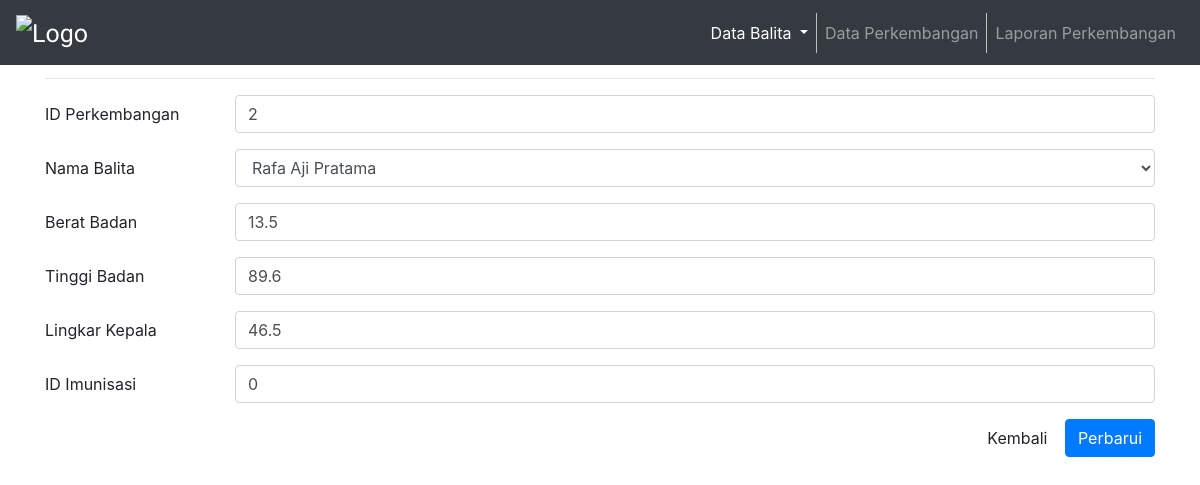
The page /admin/proses/edit-perkembangan.php?idperkembangan=2 on the database its author committed.
### tables this page shows
CREATE TABLE `perkembangan` (
  `idperkembangan` int(5) NOT NULL,
  `idbalita` int(5) NOT NULL,
  `berat_badan` double NOT NULL,
  `tinggi_badan` double NOT NULL,
  `lingkar_kepala` double NOT NULL,
  `id_imunisasi` int(5) NOT NULL
);

### admin/proses/edit-perkembangan.php (the view, shortened to what this page needs)
<?php
	include('../koneksi.php');
?>
<!DOCTYPE html>
<html lang="en">
<head>
    <link rel="stylesheet" href="https://maxcdn.bootstrapcdn.com/bootstrap/4.5.2/css/bootstrap.min.css">
    <link rel="stylesheet" href="https://cdnjs.cloudflare.com/ajax/libs/font-awesome/4.7.0/css/font-awesome.min.css">
</head>
<body>
    <nav class="navbar navbar-expand-md bg-dark navbar-dark fixed-top">
        <a class="navbar-brand">
            <img src="http://indihealth.com/indihealthcom/assets/images/products/5acf891ba61c4.png" alt="Logo"
                style="width:150px;"></a>
        <div class="collapse navbar-collapse" id="collapsibleNavbar">
            <ul class="navbar-nav ml-auto">
                <li class="nav-item dropdown active">
                    <a class="nav-link dropdown-toggle" href="#" id="navbarDropdown" role="button"
                        data-toggle="dropdown" aria-haspopup="true" aria-expanded="false">
                        Data Balita
                    </a>
                </li>
                <li class="nav-item">
                    <a class="nav-link" href="../index-perkembangan.php">Data Perkembangan</a>
                </li>
                <li class="nav-item">
                    <a class="nav-link" href="../laporan-perkembangan.php">Laporan Perkembangan</a>
                </li>
            </ul>
        </div>
    </nav>
    <br>
    <div class="container">
        <h2>Edit Data Perkembangan Balita</h2>
        <hr>
        <?php
		if(isset($_GET['idperkembangan'])){
			$idperkembangan = $_GET['idperkembangan'];
			$select = mysqli_query($koneksi, "SELECT * FROM perkembangan WHERE idperkembangan='$idperkembangan'") or die(mysqli_error($koneksi));
			if(mysqli_num_rows($select) == 0){
				echo '<div class="alert alert-warning">ID tidak ada dalam database.</div>';
				exit();
			}else{
				$data = mysqli_fetch_assoc($select);
			}
		}
		?>
        <form action="edit-perkembangan.php?idperkembangan=<?php echo $idperkembangan; ?>" method="post"
            autocomplete="off">
            <div class="form-group row">
                <label class="col-sm-2 col-form-label">ID Perkembangan</label>
                <div class="col-sm-10">
                    <input type="text" name="idperkembangan" class="form-control"
                        value="<?php echo $data['idperkembangan']; ?>" required>
                </div>
            </div>
            <div class="form-group row">
                <label class="col-sm-2 col-form-label">Nama Balita</label>
                <div class="col-sm-10">
                    <select id="idbalita" class="form-control" name="idbalita">
                        <?php
							$sql = mysqli_query($koneksi,"SELECT * FROM balita");
							while ($result = mysqli_fetch_array($sql)) {
						?>
                        <option value="<?php echo $result['idbalita'] ?>"><?php echo $result['nama_balita'] ?></option>
                        <?php } ?>
                    </select>
                </div>
            </div>
            <div class="form-group row">
                <label class="col-sm-2 col-form-label">Berat Badan</label>
                <div class="col-sm-10">
                    <input type="text" name="berat_badan" class="form-control"
                        value="<?php echo $data['berat_badan']; ?>" required>
                </div>
            </div>
            <div class="form-group row">
                <label class="col-sm-2 col-form-label">Tinggi Badan</label>
                <div class="col-sm-10">
                    <input type="text" name="tinggi_badan" class="form-control"
                        value="<?php echo $data['tinggi_badan']; ?>" required>
                </div>
            </div>
            <div class="form-group row">
                <label class="col-sm-2 col-form-label">Lingkar Kepala</label>
                <div class="col-sm-10">
                    <input type="text" name="lingkar_kepala" class="form-control"
                        value="<?php echo $data['lingkar_kepala']; ?>" required>
                </div>
            </div>
            <div class="form-group row">
                <label class="col-sm-2 col-form-label">ID Imunisasi</label>
                <div class="col-sm-10">
                    <input type="text" name="id_imunisasi" class="form-control"
                        value="<?php echo $data['id_imunisasi']; ?>" required>
                </div>
            </div>
            <div class="form-group text-right">
                <a href="../index-perkembangan.php" class="btn btn-default">Kembali</a>
                <button type="submit" name="submit" class="btn btn-primary">Perbarui</button>
            </div>
        </form>
    </div>
</body>
</html>

### admin/proses/edit-perkembangan.php (style rules this page uses)
.navbar-nav .nav-item:not(:last-child) { border-right: 1px solid silver; }
.navbar-brand { font-family: 'Roboto', sans-serif; font-size: 25px; margin: 0px; }

### rows shown on the page
perkembangan: idperkembangan "2", berat_badan "13.5", tinggi_badan "89.6", lingkar_kepala "46.5", id_imunisasi "0"

### other values the page prints
form field idbalita "Rafa Aji Pratama"
